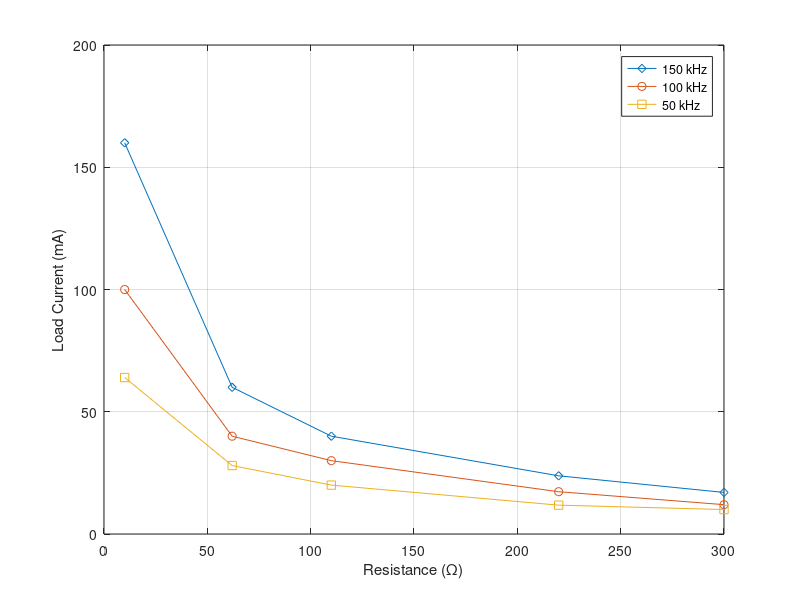

Reproduce this figure in MATLAB.
% Create the data matrix: columns correspond to [Iload (mA), R, f]
data = [ ...
    10,    300,   50e3;
    11.8,  220,   50e3;
    20,    110,   50e3;
    28,    62,    50e3;
    64,    10,    50e3;
    12,    300,  100e3;
    17.3,  220,  100e3;
    30,    110,  100e3;
    40,    62,   100e3;
    100,   10,   100e3;
    17,    300,  150e3;
    23.8,  220,  150e3;
    40,    110,  150e3;
    60,    62,   150e3;
    160,   10,   150e3 ];

% Separate the data based on frequency
freq100 = data(data(:,3) == 100e3, :);
freq50  = data(data(:,3) == 50e3, :);
freq150 = data(data(:,3) == 150e3, :);

% Create the plot
figure;
plot(freq150(:,2), freq150(:,1), '-d', 'DisplayName', '150 kHz'); hold on;
plot(freq100(:,2), freq100(:,1), '-o', 'DisplayName', '100 kHz');
plot(freq50(:,2),  freq50(:,1),  '-s', 'DisplayName', '50 kHz'); hold off;

% Labeling the axes and adding title
xlabel('Resistance (Ω)');
ylabel('Load Current (mA)');

legend({'150 kHz', '100 kHz', '50 kHz'}, 'Location', 'Best');
grid on;
